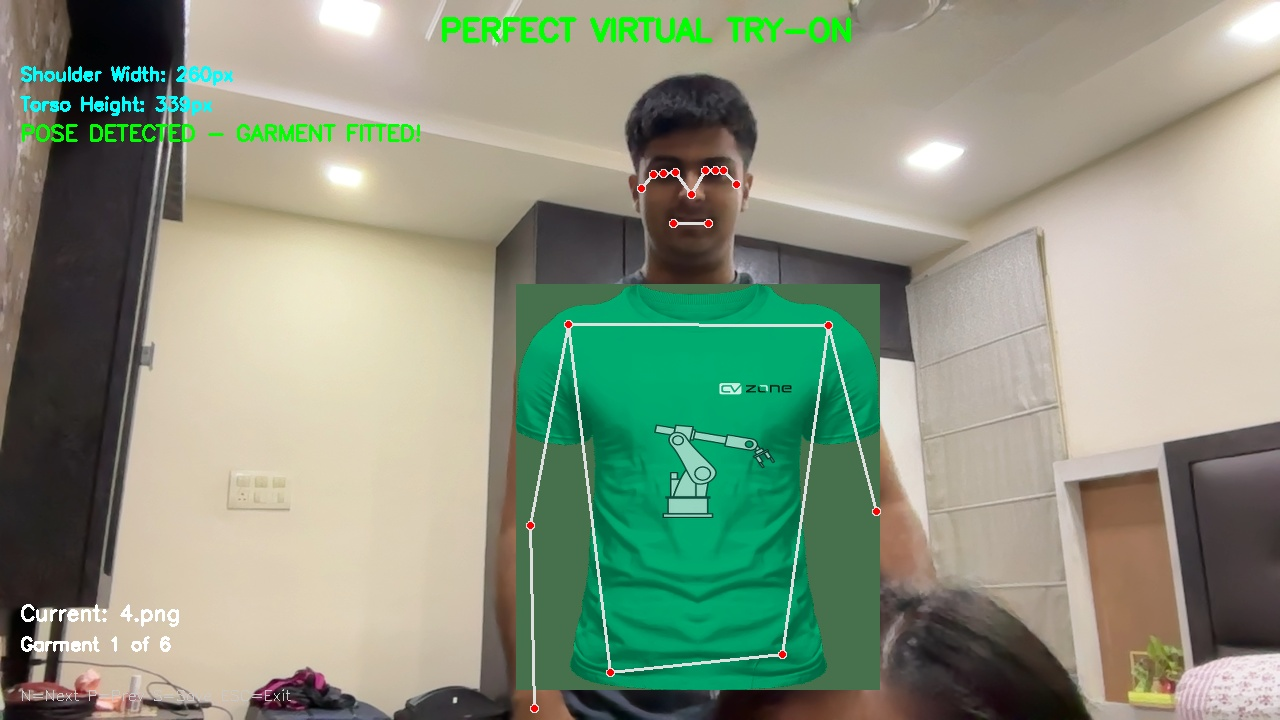
#> input picture perfect_tryon_1749039890.jpg, 1280 x 720 px
$ python -i stable_body_aligned_tryon.py   (imports and definitions only)
#> lines starting #> are read from the running program, lines starting #| are printed output that depends on the picture; after the words box and inside, x2 and y2 are one past the last pixel; in counts of white or black regions, pixels touching at a corner belong together
#> further down, picture is the input picture: shape (720, 1280, 3); mean B, G, R 128.6, 149.5, 138.4
"""
STABLE BODY-ALIGNED VIRTUAL TRY-ON
Advanced body alignment with anti-flicker stabilization
Features:
- Precise 9-landmark body measurement system
- Temporal smoothing to eliminate flickering
- Perfect body center alignment
- Automatic rotation matching body angle
- Body shape adaptation (taper adjustment)
- Enhanced background removal
- Stable tracking with prediction
"""

import cv2
import mediapipe as mp
import numpy as np
import os
import time
from collections import deque
from scipy import ndimage

class BodyTracker:
    """Stabilized body tracking with temporal smoothing"""

    # [55 lines left out: functions __init__, add_measurements, get_smoothed_measurements, not called in this run]

def remove_garment_background(garment_img, threshold=220):
    """Enhanced background removal with better edge detection"""
#> called with threshold = 220
    if garment_img is None:
        return None

    # Convert to RGBA if not already
    if len(garment_img.shape) == 3:
        if garment_img.shape[2] == 3:
            alpha = np.ones((garment_img.shape[0], garment_img.shape[1], 1), dtype=np.uint8) * 255
            garment_img = np.concatenate([garment_img, alpha], axis=2)

    img_rgba = garment_img.copy()

    # Multiple background removal methods
    gray = cv2.cvtColor(img_rgba[:, :, :3], cv2.COLOR_BGR2GRAY)

    # Method 1: White/light background removal
    white_mask = gray > threshold
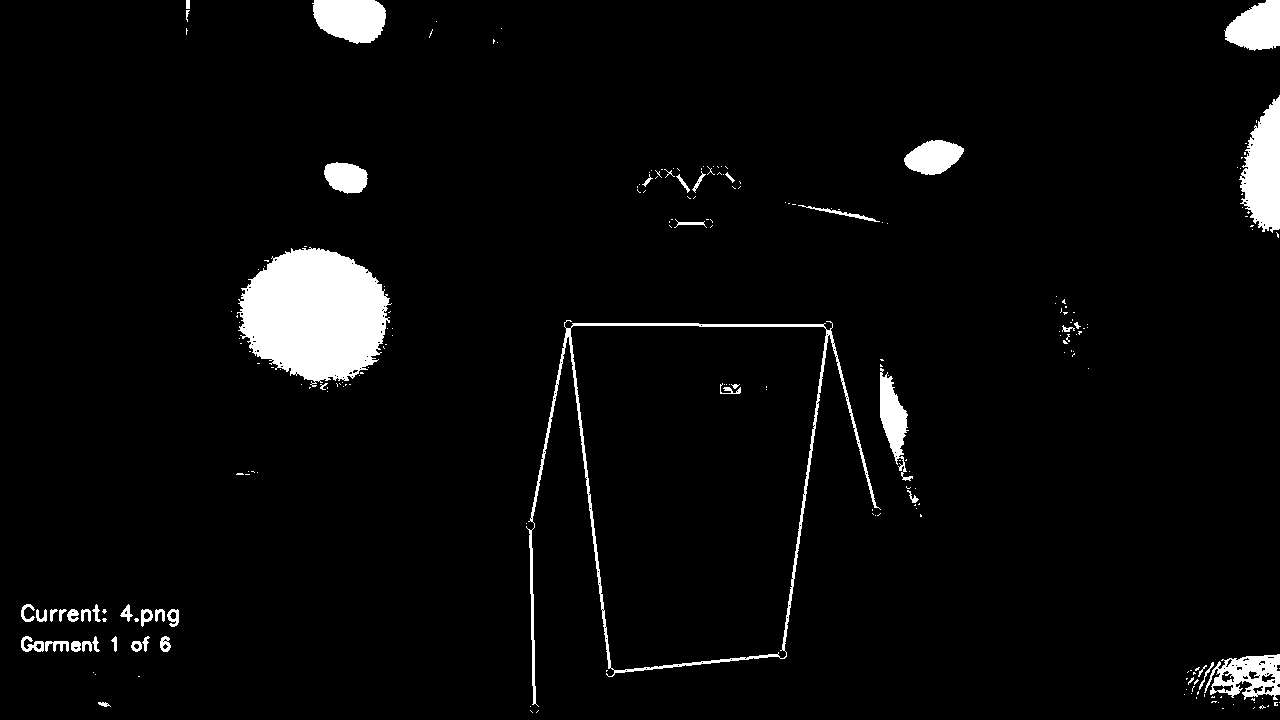
#> white_mask: shape (720, 1280) bool; 4.1% white; 226 white regions (179 under 20 px), largest, box (x1, y1, x2, y2) and area: (237, 247, 392, 387) 15217, (526, 320, 881, 707) 4844, (1239, 95, 1280, 233) 3761

    # Method 2: Edge-based background detection
    edges = cv2.Canny(gray, 50, 150)
#> edges: shape (720, 1280); 3.5% white in thin lines or dots
    kernel = np.ones((3, 3), np.uint8)
    edges_dilated = cv2.dilate(edges, kernel, iterations=2)
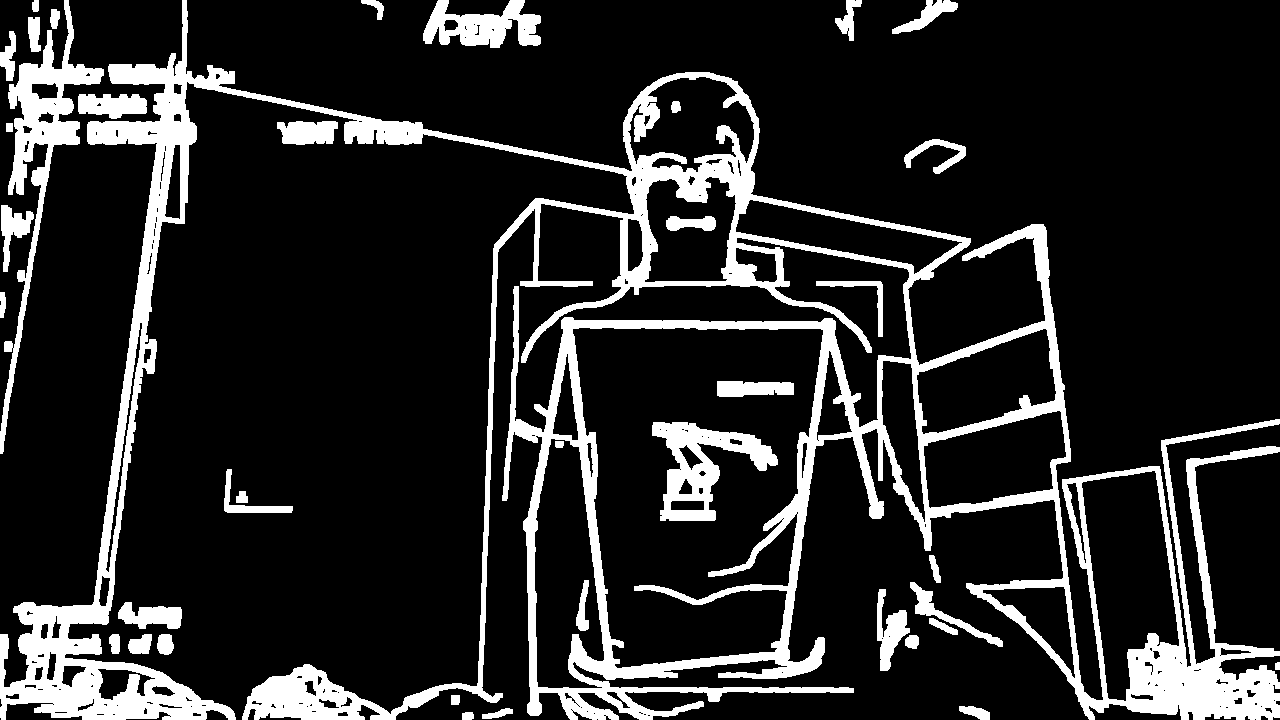
#> edges_dilated: shape (720, 1280); 15.6% white; 39 white regions, largest, box (x1, y1, x2, y2) and area: (0, 0, 1280, 720) 111873, (0, 0, 104, 454) 7969, (652, 422, 778, 521) 5063

    # Method 3: Corner-based background color detection
    h, w = gray.shape
#> h = 720; w = 1280
    corners = [
        img_rgba[0:15, 0:15],
        img_rgba[0:15, w-15:w],
        img_rgba[h-15:h, 0:15],
        img_rgba[h-15:h, w-15:w]
    ]

    bg_colors = []
    for corner in corners:
        if corner.size > 0:
            avg_color = np.mean(corner.reshape(-1, 4), axis=0)[:3]
            bg_colors.append(avg_color)
#> this loop made 4 passes
#> avg_color on passes 1 to 4: [127.3, 135.5, 151.2], [246.7, 248.2, 250.8], [48.15, 50.96, 53.26], [185, 186.8, 198.4]
#> after the loop, bg_colors = [[127.3, 135.5, 151.2], [246.7, 248.2, 250.8], [48.15, 50.96, 53.26], [185, 186.8, 198.4]]

    if bg_colors:
        bg_color = np.mean(bg_colors, axis=0)
#> bg_color = [151.8, 155.4, 163.4]
        color_diff = np.sqrt(np.sum((img_rgba[:, :, :3] - bg_color) ** 2, axis=2))
        color_mask = color_diff < 40
#> color_mask: shape (720, 1280) bool; 23% white; 446 white regions (378 under 20 px), largest, box (x1, y1, x2, y2) and area: (98, 0, 1280, 720) 198171, (0, 0, 32, 268) 4116, (350, 632, 482, 719) 1363

        # Combine all masks
        final_mask = white_mask | color_mask
#> final_mask: shape (720, 1280) bool; 27.1% white; 627 white regions (525 under 20 px), largest, box (x1, y1, x2, y2) and area: (21, 0, 1280, 720) 199371, (237, 247, 392, 387) 15217, (526, 320, 881, 707) 4844
    else:
        final_mask = white_mask

    # Apply mask to alpha channel
    img_rgba[:, :, 3][final_mask] = 0

    # Smooth edges
    alpha_smooth = cv2.GaussianBlur(img_rgba[:, :, 3], (5, 5), 1.0)
    img_rgba[:, :, 3] = alpha_smooth
#> img_rgba: shape (720, 1280, 4); mean B, G, R, A 128.6, 149.5, 138.4, 186

    # Edge feathering for natural look
    kernel = np.ones((3, 3), np.uint8)
    alpha_eroded = cv2.erode(img_rgba[:, :, 3], kernel, iterations=1)
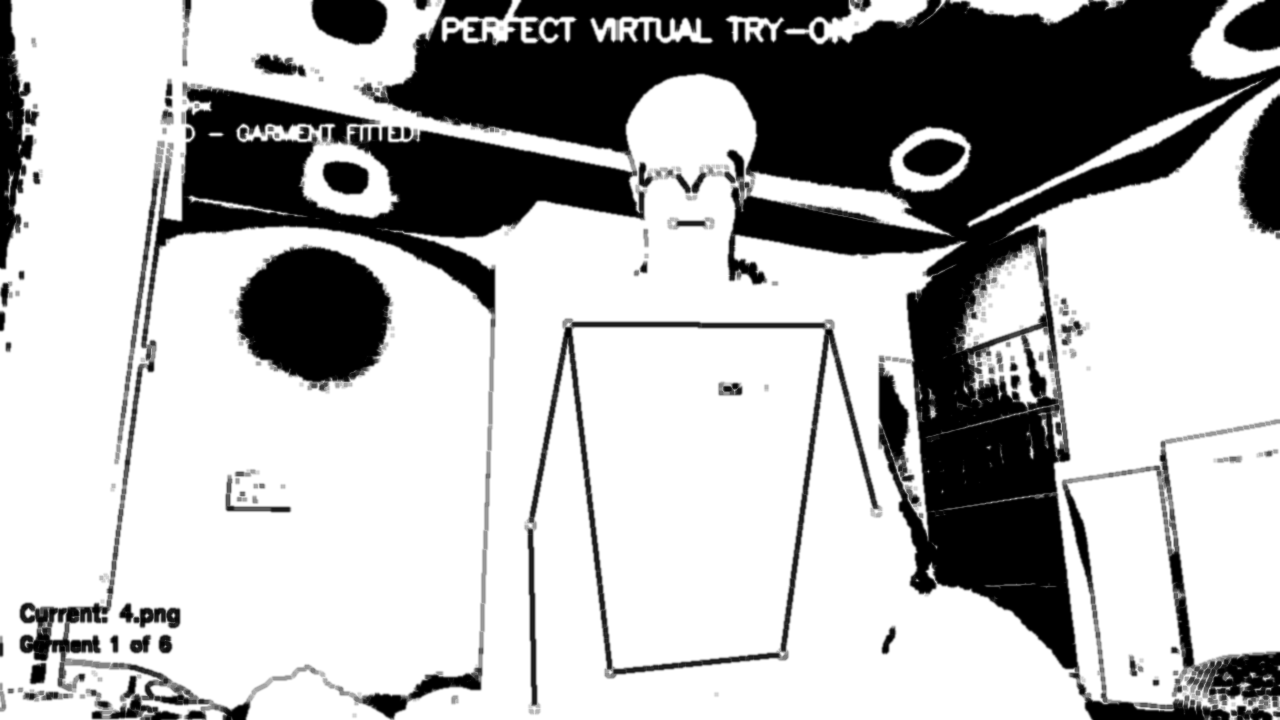
#> alpha_eroded: shape (720, 1280); min 0, max 255, mean 177.8
    edge_mask = (img_rgba[:, :, 3] > 0) & (alpha_eroded == 0)
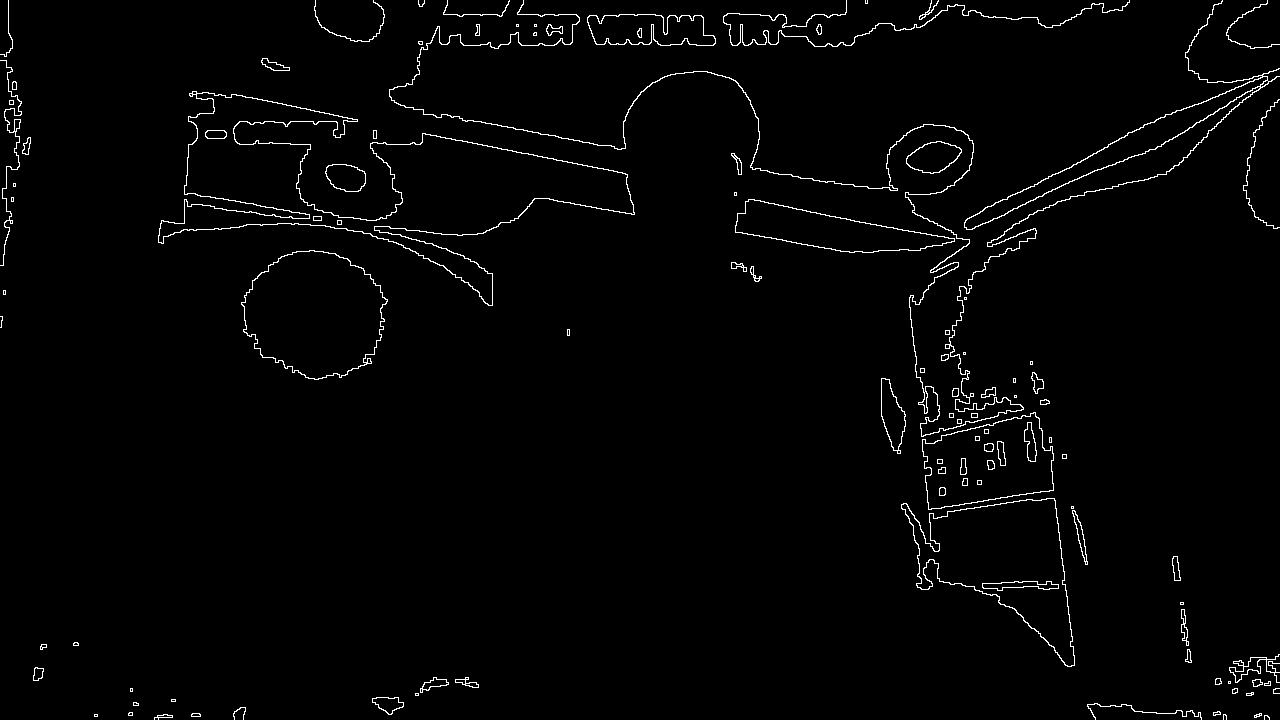
#> edge_mask: shape (720, 1280) bool; 1.8% white in thin lines or dots
    img_rgba[:, :, 3][edge_mask] = img_rgba[:, :, 3][edge_mask] * 0.6
#> img_rgba: shape (720, 1280, 4); mean B, G, R, A 128.6, 149.5, 138.4, 185.9

    return img_rgba

# [366 lines left out: functions calculate_precise_body_measurements, create_body_aligned_garment, safe_alpha_blending, main, not called in this run]

# [9 lines not run here, left out]

>>> import cv2
>>> picture = cv2.imread('../perfect_tryon_1749039890.jpg')
>>> result = remove_garment_background(picture)
